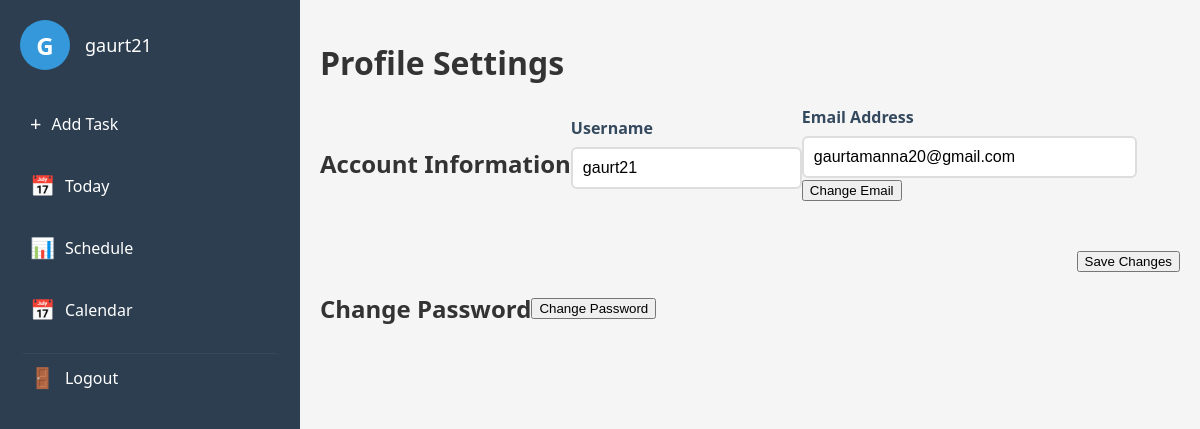
The app's page /profile (signed in) with its own data.
### app.py (models this page shows, shortened)
class User(UserMixin, db.Model):
    id = db.Column(db.Integer, primary_key=True)
    username = db.Column(db.String(80), unique=True, nullable=False)
    email = db.Column(db.String(120), unique=True, nullable=False)
    password_hash = db.Column(db.String(128))
    tasks = db.relationship('Task', backref='user', lazy=True)
    events = db.relationship('Event', backref='user', lazy=True)

### app.py (the view, shortened to what this page needs)
@app.route('/profile', methods=['GET', 'POST'])
@login_required
def profile():
    return render_template('profile.html')

### app.py (called while the page is built)
@login_manager.user_loader
def load_user(user_id):
    return User.query.get(int(user_id))

@app.context_processor
def inject_current_date():
    return {'current_date': date.today()}

### templates/profile.html (shortened to what this page needs)
{% extends "base.html" %}
{% block content %}
<div class="profile-container">
    <h1>Profile Settings</h1>
    <form class="profile-form" method="POST" action="{{ url_for('profile') }}">
        <div class="profile-section">
            <h2>Account Information</h2>
            <div class="form-group">
                <label for="username">Username</label>
                <input type="text" id="username" name="username" value="{{ current_user.username }}" required>
            </div>
            <div class="form-group">
                <label for="email">Email Address</label>
                <input type="email" id="email" name="email" value="{{ current_user.email }}" required>
                <button type="button" class="change-btn" onclick="openEmailModal()">Change Email</button>
            </div>
        </div>
        <div class="form-actions">
            <button type="submit" class="save-btn">Save Changes</button>
        </div>
    </form>
    <div class="profile-section">
        <h2>Change Password</h2>
        <button type="button" class="change-password-btn" onclick="openPasswordModal()">
            Change Password
        </button>
    </div>
</div>
{% endblock %}

### templates/partials/navbar.html (shortened to what this page needs)
<nav class="navbar">
    <div class="profile-section">
        <div class="profile-circle" onclick="window.location.href='{{ url_for('profile') }}'">
            {{ current_user.username[0].upper() }}
        </div>
        <span class="username">{{ current_user.username }}</span>
    </div>
    <ul class="nav-links">
        <li>
            <a href="#" class="add-task-btn" onclick="openTaskModal()">
                <span class="icon">+</span>
                <span class="text">Add Task</span>
            </a>
        </li>
        <li>
            <a href="{{ url_for('daily_tasks', date_str=current_date.strftime('%Y-%m-%d')) }}">
                <span class="icon">📅</span>
                <span class="text">Today</span>
            </a>
        </li>
        <li>
            <a href="{{ url_for('schedule_view', view_type='schedule') }}">
                <span class="icon">📊</span>
                <span class="text">Schedule</span>
            </a>
        </li>
        <li>
            <a href="{{ url_for('calendar') }}">
                <span class="icon">📅</span>
                <span class="text">Calendar</span>
            </a>
        </li>
        <li>
            <a href="{{ url_for('logout') }}" class="logout-btn">
                <span class="icon">🚪</span>
                <span class="text">Logout</span>
            </a>
        </li>
    </ul>
</nav>

### static/css/main.css (style rules this page uses)
body { font-family: 'Segoe UI', Tahoma, Geneva, Verdana, sans-serif; margin: 0; padding: 0; background-color: #f5f5f5; color: #333; }
.navbar { width: 25%; background-color: #2c3e50; color: white; padding: 20px; box-sizing: border-box; }
.profile-section { display: flex; align-items: center; margin-bottom: 30px; cursor: pointer; }
.profile-circle { width: 50px; height: 50px; background-color: #3498db; border-radius: 50%; display: flex; align-items: center; justify-content: center; font-size: 24px; font-weight: bold; margin-right: 15px; }
.username { font-size: 18px; }
.nav-links { list-style: none; padding: 0; }
.nav-links li { margin-bottom: 15px; }
.nav-links a { color: white; text-decoration: none; display: flex; align-items: center; padding: 10px; border-radius: 5px; transition: background-color 0.3s; }
.nav-links .icon { margin-right: 10px; font-size: 20px; }
.logout-btn { color: #e74c3c !important; margin-top: 20px; border-top: 1px solid #34495e; padding-top: 15px; }
.form-group { margin-bottom: 20px; }
.form-group label { display: block; margin-bottom: 8px; font-weight: 600; color: #34495e; }
.form-group input[type="text"], .form-group input[type="date"], .form-group input[type="email"], .form-group input[type="password"], .form-group select { width: 100%; padding: 10px; border: 2px solid #ddd; border-radius: 6px; font-size: 16px; box-sizing: border-box; transition: border-color 0.3s; }
.form-actions { display: flex; justify-content: flex-end; margin-top: 20px; }
.nav-links a { color: white !important; }
.nav-links .icon { color: white !important; }

### records on screen
User: username "G", username "gaurt21", email "gaurtamanna20@gmail.com"
